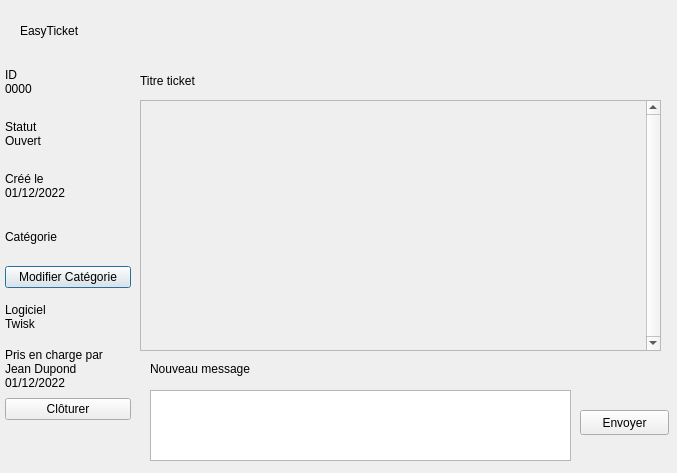
<?xml version="1.0" encoding="UTF-8"?>
<ui version="4.0">
 <class>DetailsTicket</class>
 <widget class="QDialog" name="DetailsTicket">
  <property name="geometry">
   <rect>
    <x>0</x>
    <y>0</y>
    <width>677</width>
    <height>473</height>
   </rect>
  </property>
  <property name="windowTitle">
   <string>Informations du ticket</string>
  </property>
  <widget class="QLabel" name="labelHeader">
   <property name="geometry">
    <rect>
     <x>20</x>
     <y>10</y>
     <width>641</width>
     <height>41</height>
    </rect>
   </property>
   <property name="text">
    <string>EasyTicket</string>
   </property>
  </widget>
  <widget class="QLabel" name="labelTitre">
   <property name="geometry">
    <rect>
     <x>140</x>
     <y>60</y>
     <width>521</width>
     <height>41</height>
    </rect>
   </property>
   <property name="text">
    <string>Titre ticket</string>
   </property>
  </widget>
  <widget class="QWidget" name="verticalLayoutWidget_2">
   <property name="geometry">
    <rect>
     <x>0</x>
     <y>59</y>
     <width>131</width>
     <height>411</height>
    </rect>
   </property>
   <layout class="QVBoxLayout" name="infosLayout">
    <property name="spacing">
     <number>6</number>
    </property>
    <property name="leftMargin">
     <number>5</number>
    </property>
    <property name="bottomMargin">
     <number>50</number>
    </property>
    <item>
     <widget class="QLabel" name="labelID">
      <property name="text">
       <string>ID
0000</string>
      </property>
     </widget>
    </item>
    <item>
     <widget class="QLabel" name="labelStatut">
      <property name="text">
       <string>Statut
Ouvert</string>
      </property>
     </widget>
    </item>
    <item>
     <widget class="QLabel" name="labelDate">
      <property name="text">
       <string>Créé le
01/12/2022</string>
      </property>
     </widget>
    </item>
    <item>
     <widget class="QLabel" name="labelCategorie">
      <property name="text">
       <string>Catégorie</string>
      </property>
     </widget>
    </item>
    <item>
     <widget class="QPushButton" name="boutonModifierCateg">
      <property name="text">
       <string>Modifier Catégorie</string>
      </property>
     </widget>
    </item>
    <item>
     <widget class="QLabel" name="labelLogiciel">
      <property name="text">
       <string>Logiciel
Twisk</string>
      </property>
     </widget>
    </item>
    <item>
     <widget class="QLabel" name="labelPrisEnCharge">
      <property name="text">
       <string>Pris en charge par
Jean Dupond
01/12/2022</string>
      </property>
     </widget>
    </item>
    <item>
     <widget class="QPushButton" name="boutonCloturer">
      <property name="text">
       <string>Clôturer</string>
      </property>
     </widget>
    </item>
   </layout>
  </widget>
  <widget class="QTextEdit" name="inputReponse">
   <property name="geometry">
    <rect>
     <x>150</x>
     <y>390</y>
     <width>421</width>
     <height>71</height>
    </rect>
   </property>
  </widget>
  <widget class="QLabel" name="labelTitreReponse">
   <property name="geometry">
    <rect>
     <x>150</x>
     <y>360</y>
     <width>211</width>
     <height>17</height>
    </rect>
   </property>
   <property name="text">
    <string>Nouveau message</string>
   </property>
  </widget>
  <widget class="QPushButton" name="boutonEnvoyer">
   <property name="geometry">
    <rect>
     <x>580</x>
     <y>410</y>
     <width>89</width>
     <height>25</height>
    </rect>
   </property>
   <property name="text">
    <string>Envoyer</string>
   </property>
  </widget>
  <widget class="QScrollArea" name="zoneMessages">
   <property name="geometry">
    <rect>
     <x>140</x>
     <y>100</y>
     <width>521</width>
     <height>251</height>
    </rect>
   </property>
   <property name="verticalScrollBarPolicy">
    <enum>Qt::ScrollBarAlwaysOn</enum>
   </property>
   <property name="widgetResizable">
    <bool>true</bool>
   </property>
   <property name="alignment">
    <set>Qt::AlignLeading|Qt::AlignLeft|Qt::AlignTop</set>
   </property>
   <widget class="QWidget" name="scrollAreaWidgetContents">
    <property name="geometry">
     <rect>
      <x>0</x>
      <y>0</y>
      <width>505</width>
      <height>249</height>
     </rect>
    </property>
    <widget class="QWidget" name="verticalLayoutWidget">
     <property name="geometry">
      <rect>
       <x>10</x>
       <y>10</y>
       <width>481</width>
       <height>231</height>
      </rect>
     </property>
     <layout class="QVBoxLayout" name="zoneMessagesLayout"/>
    </widget>
   </widget>
  </widget>
 </widget>
 <resources/>
 <connections/>
</ui>
